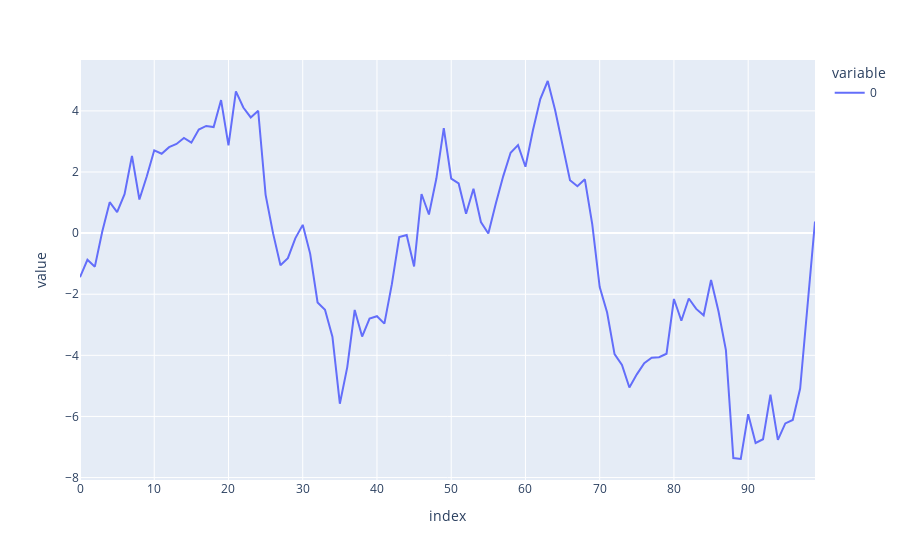

Source (notebook cell):
### Code cell
# pandas backend drawing
# refer another ipynb 
import pandas as pd
import numpy as np
pd.set_option('plotting.backend', 'plotly')
data = pd.Series(np.random.randn(100).cumsum())
data.plot()

### Figure 1 — Plotly figure (JSON) as saved in the notebook; plotly's stock layout.template omitted (floating-point values rounded to 4 significant figures)
{"data": [{"hovertemplate": "variable=0<br>index=%{x}<br>value=%{y}<extra></extra>", "legendgroup": "0", "line": {"color": "#636efa", "dash": "solid"}, "mode": "lines", "name": "0", "orientation": "v", "showlegend": true, "type": "scatter", "x": [0, 1, 2, 3, 4, 5, 6, 7, 8, 9, 10, 11, 12, 13, 14, 15, 16, 17, 18, 19, 20, 21, 22, 23, 24, 25, 26, 27, 28, 29, 30, 31, 32, 33, 34, 35, 36, 37, 38, 39, 40, 41, 42, 43, 44, 45, 46, 47, 48, 49, 50, 51, 52, 53, 54, 55, 56, 57, 58, 59, 60, 61, 62, 63, 64, 65, 66, 67, 68, 69, 70, 71, 72, 73, 74, 75, 76, 77, 78, 79, 80, 81, 82, 83, 84, 85, 86, 87, 88, 89, 90, 91, 92, 93, 94, 95, 96, 97, 98, 99], "xaxis": "x", "y": [-1.443, -0.872, -1.098, 0.05241, 1.011, 0.684, 1.273, 2.529, 1.101, 1.859, 2.71, 2.597, 2.814, 2.919, 3.113, 2.959, 3.387, 3.507, 3.472, 4.353, 2.871, 4.641, 4.111, 3.785, 4.004, 1.254, -0.0002733, -1.051, -0.8204, -0.1696, 0.2704, -0.6708, -2.268, -2.509, -3.391, -5.583, -4.385, -2.516, -3.386, -2.798, -2.719, -2.962, -1.678, -0.1296, -0.06357, -1.09, 1.28, 0.6102, 1.786, 3.437, 1.783, 1.625, 0.6315, 1.449, 0.3624, -0.01122, 0.9575, 1.858, 2.631, 2.879, 2.173, 3.359, 4.388, 4.979, 4.022, 2.826, 1.732, 1.533, 1.76, 0.2873, -1.767, -2.596, -3.958, -4.313, -5.051, -4.622, -4.255, -4.08, -4.063, -3.948, -2.156, -2.869, -2.139, -2.48, -2.689, -1.533, -2.555, -3.826, -7.361, -7.393, -5.924, -6.868, -6.746, -5.283, -6.765, -6.228, -6.117, -5.085, -2.337, 0.3772], "yaxis": "y"}], "layout": {"legend": {"title": {"text": "variable"}, "tracegroupgap": 0}, "margin": {"t": 60}, "xaxis": {"anchor": "y", "domain": [0, 1], "title": {"text": "index"}}, "yaxis": {"anchor": "x", "domain": [0, 1], "title": {"text": "value"}}}}
